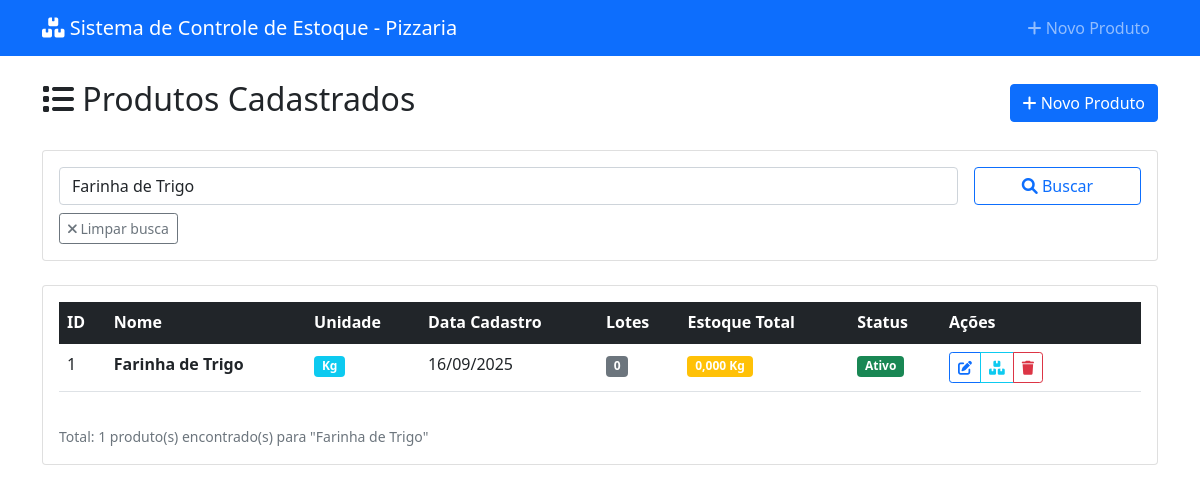
Page /pages/produtos/listar.php?busca=Farinha de Trigo on the committed database.
### tables this page shows
CREATE TABLE IF NOT EXISTS produtos (
    id INT AUTO_INCREMENT PRIMARY KEY,
    nome VARCHAR(100) NOT NULL,
    unidade_medida VARCHAR(20) NOT NULL,
    ativo BOOLEAN DEFAULT TRUE,
    data_cadastro DATETIME DEFAULT CURRENT_TIMESTAMP,
    INDEX idx_nome (nome),
    INDEX idx_ativo (ativo)
);

### config/config.php (called while the page is built, shortened)
<?php
spl_autoload_register(function ($class_name) {
    $file = CLASSES_PATH . $class_name . '.php';
});
function formatDate($date, $format = DATE_FORMAT) {
    if ($date instanceof DateTime) {
        return $date->format($format);
    }
}
function formatNumber($number, $decimals = DECIMAL_PLACES) {
    return number_format((float)$number, $decimals, ',', '.');
}
function sanitizeInput($input) {
    return htmlspecialchars(trim($input), ENT_QUOTES, 'UTF-8');
}
?>

### classes/Database.php (called while the page is built, shortened)
<?php
class Database {
    private static $instance = null;
    private $connection;
    private function __construct() {
        try {
            $dsn = "mysql:host=" . DB_HOST . ";dbname=" . DB_NAME . ";charset=utf8mb4";
            $this->connection = new PDO($dsn, DB_USER, DB_PASS, [
                PDO::ATTR_ERRMODE => PDO::ERRMODE_EXCEPTION,
                PDO::ATTR_DEFAULT_FETCH_MODE => PDO::FETCH_ASSOC,
                PDO::ATTR_EMULATE_PREPARES => false,
                PDO::MYSQL_ATTR_INIT_COMMAND => "SET NAMES utf8mb4"
            ]);
        } catch (PDOException $e) {
            throw new Exception("Erro na conexão com o banco de dados: " . $e->getMessage());
        }
    }
    public static function getInstance() {
        if (self::$instance === null) {
            self::$instance = new self();
        }
        return self::$instance;
    }
    public function query($sql, $params = []) {
        try {
            $stmt = $this->connection->prepare($sql);
            $stmt->execute($params);
            if (stripos(trim($sql), 'SELECT') === 0) {
                return $stmt->fetchAll();
            }
            return true;
        } catch (PDOException $e) {
            debugLog("Erro na query: " . $e->getMessage(), ['sql' => $sql, 'params' => $params]);
            throw new Exception("Erro na execução da query: " . $e->getMessage());
        }
    }
    public function fetchOne($sql, $params = []) {
        try {
            $stmt = $this->connection->prepare($sql);
            $stmt->execute($params);
            return $stmt->fetch();
        } catch (PDOException $e) {
            debugLog("Erro na query fetchOne: " . $e->getMessage(), ['sql' => $sql, 'params' => $params]);
            throw new Exception("Erro na execução da query: " . $e->getMessage());
        }
    }
}
?>

### classes/Produto.php (called while the page is built, shortened)
<?php
class Produto {
    private $id;
    private $nome;
    private $unidadeMedida;
    private $ativo;
    private $dataCadastro;
    private $db;
    public function __construct($nome = null, $unidadeMedida = null, $tipoProduto = 'materia_prima') {
        $this->db = Database::getInstance();
        $this->ativo = true;
        $this->dataCadastro = new DateTime();
    }
    public function getId() { return $this->id; }
    public function getNome() { return $this->nome; }
    public function getUnidadeMedida() { return $this->unidadeMedida; }
    public function getDataCadastro() { return $this->dataCadastro; }
    public static function buscarPorNome($nome) {
        try {
            $db = Database::getInstance();
            $sql = "SELECT * FROM produtos WHERE nome LIKE :nome AND ativo = 1 ORDER BY nome";
            $results = $db->query($sql, [':nome' => '%' . $nome . '%']);
            $produtos = [];
            foreach ($results as $row) {
                $produto = new self();
                $produto->id = $row['id'];
                $produto->nome = $row['nome'];
                $produto->unidadeMedida = $row['unidade_medida'];
                $produto->ativo = (bool)$row['ativo'];
                $produto->dataCadastro = new DateTime($row['data_cadastro']);
                $produtos[] = $produto;
            }
            return $produtos;
        } catch (Exception $e) {
            debugLog("Erro ao buscar produtos por nome: " . $e->getMessage(), ['nome' => $nome]);
            return [];
        }
    }
    public function podeExcluir() {
        try {
            $sql = "SELECT COUNT(*) as total FROM lotes WHERE produto_id = :produto_id";
            $result = $this->db->fetchOne($sql, [':produto_id' => $this->id]);
            return $result['total'] == 0;
        } catch (Exception $e) {
            debugLog("Erro ao verificar se produto pode ser excluído: " . $e->getMessage(), $this);
            return false;
        }
    }
    public function isAtivo() {
        return $this->ativo;
    }
    public function podeSerExcluido() {
        return $this->podeExcluir();
    }
    public function getTotalLotes() {
        try {
            $sql = "SELECT COUNT(*) as total FROM lotes WHERE produto_id = :produto_id";
            $result = $this->db->fetchOne($sql, [':produto_id' => $this->id]);
            return (int)$result['total'];
        } catch (Exception $e) {
            debugLog("Erro ao contar lotes do produto: " . $e->getMessage(), $this);
            return 0;
        }
    }
    public function getEstoqueTotal() {
        try {
            $sql = "SELECT COALESCE(SUM(l.quantidade_comprada - COALESCE(p.total_usado, 0)), 0) as estoque_total
                    FROM lotes l
                    LEFT JOIN (
                        SELECT lote_id, SUM(quantidade_materia_prima_usada) as total_usado
                        FROM producao
                        GROUP BY lote_id
                    ) p ON l.id = p.lote_id
                    WHERE l.produto_id = :produto_id";
            $result = $this->db->fetchOne($sql, [':produto_id' => $this->id]);
            return (float)$result['estoque_total'];
        } catch (Exception $e) {
            debugLog("Erro ao calcular estoque total do produto: " . $e->getMessage(), $this);
            return 0;
        }
    }
}
?>

### pages/produtos/listar.php (the view, shortened to what this page needs)
<?php
require_once '../../config/config.php';
$busca = sanitizeInput($_GET['busca'] ?? '');
try {
    if ($busca) {
        $produtos = Produto::buscarPorNome($busca);
    } else {
        $produtos = Produto::listarTodos();
    }
} catch (Exception $e) {
    $erro = 'Erro ao carregar produtos: ' . $e->getMessage();
    $produtos = [];
}
?>
<!DOCTYPE html>
<html lang="pt-BR">
<head>
    <link href="https://cdn.jsdelivr.net/npm/bootstrap@5.1.3/dist/css/bootstrap.min.css" rel="stylesheet">
    <link href="https://cdnjs.cloudflare.com/ajax/libs/font-awesome/6.0.0/css/all.min.css" rel="stylesheet">
</head>
<body>
    <nav class="navbar navbar-expand-lg navbar-dark bg-primary">
        <div class="container">
            <a class="navbar-brand" href="../../index.php">
                <i class="fas fa-boxes"></i> <?php echo APP_NAME; ?>
            </a>
            <div class="navbar-nav ms-auto">
                <a class="nav-link" href="cadastrar.php">
                    <i class="fas fa-plus"></i> Novo Produto
                </a>
            </div>
        </div>
    </nav>
    <div class="container mt-4">
        <div class="d-flex justify-content-between align-items-center mb-4">
            <h2>
                <i class="fas fa-list"></i>
                Produtos Cadastrados
            </h2>
            <a href="cadastrar.php" class="btn btn-primary">
                <i class="fas fa-plus"></i> Novo Produto
            </a>
        </div>
        <div class="card mb-4">
            <div class="card-body">
                <form method="GET" class="row g-3">
                    <div class="col-md-10">
                        <input type="text"
                               class="form-control"
                               name="busca"
                               placeholder="Buscar por nome do produto..."
                               value="<?php echo htmlspecialchars($busca); ?>">
                    </div>
                    <div class="col-md-2">
                        <button type="submit" class="btn btn-outline-primary w-100">
                            <i class="fas fa-search"></i> Buscar
                        </button>
                    </div>
                </form>
                <?php if ($busca): ?>
                    <div class="mt-2">
                        <a href="listar.php" class="btn btn-sm btn-outline-secondary">
                            <i class="fas fa-times"></i> Limpar busca
                        </a>
                    </div>
                <?php endif; ?>
            </div>
        </div>
        <div class="card">
            <div class="card-body">
                <?php if (empty($produtos)): ?>
                    <div class="text-center py-5">
                        <i class="fas fa-inbox fa-3x text-muted mb-3"></i>
                        <h5 class="text-muted">
                            <?php echo $busca ? 'Nenhum produto encontrado' : 'Nenhum produto cadastrado'; ?>
                        </h5>
                        <?php if (!$busca): ?>
                            <a href="cadastrar.php" class="btn btn-primary mt-3">
                                <i class="fas fa-plus"></i> Cadastrar Primeiro Produto
                            </a>
                        <?php endif; ?>
                    </div>
                <?php else: ?>
                    <div class="table-responsive">
                        <table class="table table-hover">
                            <thead class="table-dark">
                                <tr>
                                    <th>ID</th>
                                    <th>Nome</th>
                                    <th>Unidade</th>
                                    <th>Data Cadastro</th>
                                    <th>Lotes</th>
                                    <th>Estoque Total</th>
                                    <th>Status</th>
                                    <th width="200">Ações</th>
                                </tr>
                            </thead>
                            <tbody>
                                <?php foreach ($produtos as $produto): ?>
                                    <tr>
                                        <td><?php echo $produto->getId(); ?></td>
                                        <td>
                                            <strong><?php echo htmlspecialchars($produto->getNome()); ?></strong>
                                        </td>
                                        <td>
                                            <span class="badge bg-info">
                                                <?php echo htmlspecialchars($produto->getUnidadeMedida()); ?>
                                            </span>
                                        </td>
                                        <td><?php echo formatDate($produto->getDataCadastro()); ?></td>
                                        <td>
                                            <span class="badge bg-secondary">
                                                <?php echo $produto->getTotalLotes(); ?>
                                            </span>
                                        </td>
                                        <td>
                                            <?php
                                            $estoque = $produto->getEstoqueTotal();
                                            $corEstoque = $estoque > 0 ? 'success' : 'warning';
                                            ?>
                                            <span class="badge bg-<?php echo $corEstoque; ?>">
                                                <?php echo formatNumber($estoque); ?>
                                                <?php echo htmlspecialchars($produto->getUnidadeMedida()); ?>
                                            </span>
                                        </td>
                                        <td>
                                            <span class="badge bg-<?php echo $produto->isAtivo() ? 'success' : 'secondary'; ?>">
                                                <?php echo $produto->isAtivo() ? 'Ativo' : 'Inativo'; ?>
                                            </span>
                                        </td>
                                        <td>
                                            <div class="btn-group btn-group-sm">
                                                <a href="cadastrar.php?id=<?php echo $produto->getId(); ?>"
                                                   class="btn btn-outline-primary"
                                                   title="Editar">
                                                    <i class="fas fa-edit"></i>
                                                </a>
                                                <a href="../lotes/listar.php?produto_id=<?php echo $produto->getId(); ?>"
                                                   class="btn btn-outline-info"
                                                   title="Ver Lotes">
                                                    <i class="fas fa-boxes"></i>
                                                </a>
                                                <?php if ($produto->podeSerExcluido()): ?>
                                                    <button type="button"
                                                            class="btn btn-outline-danger"
                                                            title="Excluir"
                                                            onclick="confirmarExclusao(<?php echo $produto->getId(); ?>, '<?php echo addslashes($produto->getNome()); ?>')">
                                                        <i class="fas fa-trash"></i>
                                                    </button>
                                                <?php endif; ?>
                                            </div>
                                        </td>
                                    </tr>
                                <?php endforeach; ?>
                            </tbody>
                        </table>
                    </div>
                    <div class="mt-3">
                        <small class="text-muted">
                            Total: <?php echo count($produtos); ?> produto(s)
                            <?php if ($busca): ?>
                                encontrado(s) para "<?php echo htmlspecialchars($busca); ?>"
                            <?php endif; ?>
                        </small>
                    </div>
                <?php endif; ?>
            </div>
        </div>
    </div>
</body>
</html>

### rows in the picture
produtos: id "1", nome "Farinha de Trigo", unidade_medida "Kg", data_cadastro "16/09/2025", TotalLotes "0", estoque "0,000", ativo "Ativo"

### other values in the picture
APP_NAME "Sistema de Controle de Estoque - Pizzaria"
count($produtos) "1"
$busca "Farinha de Trigo"
